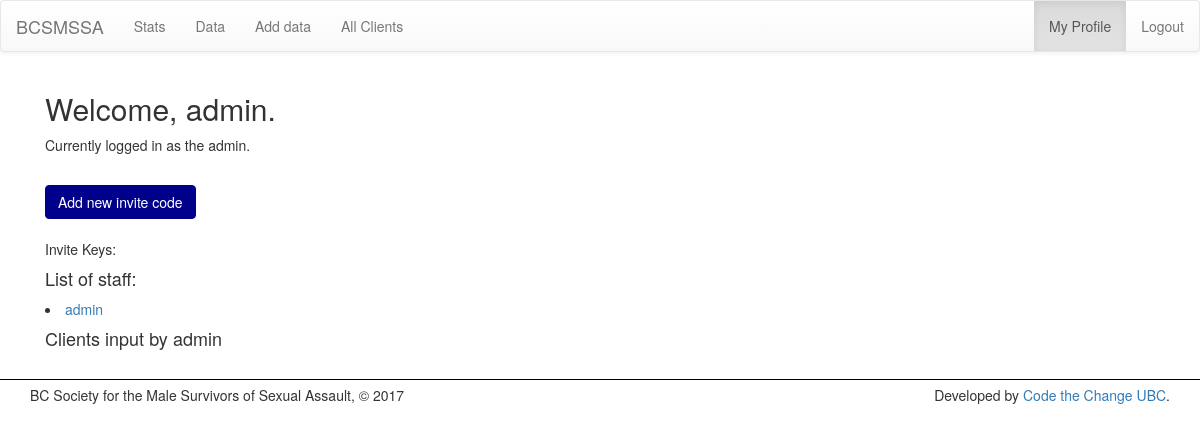
The app's page /profile/ (signed in), older data.
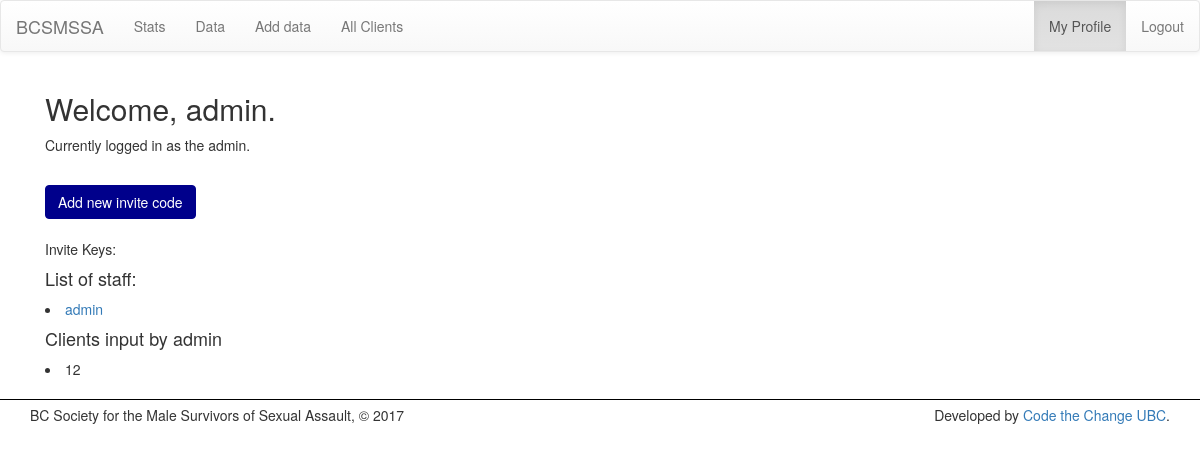
The same page, newer data.
### stats/models.py (models this page shows, shortened)
class Client( models.Model ):
    user = models.ForeignKey(User, null=True, default=None, on_delete=models.SET_DEFAULT, verbose_name="Input by User")
    client_number       = models.IntegerField(verbose_name="Client Number", unique=True)
    date_of_birth       = models.DateField('Date of Birth (yyyy-mm-dd)')
    age                 = models.IntegerField(null=True, blank=True, default=None, verbose_name="Age at time of visit")
    number_of_abuses    = models.IntegerField(null=True, blank=True, default=None, verbose_name="Number of Abuses")

### stats/views.py (the view)
# urls.py: url(r'^profile/$', views.profile, name='profile'),
@login_required
def profile(request):
    data = {}
    if request.user.is_superuser:
        keys = InviteKey.objects.all()
        data['keys'] = keys
        data['users'] = User.objects.all()
    return render(request, 'stats/profile.html', data)

### stats/templates/stats/profile.html (shortened to what this page needs)
{% extends 'stats/base.html' %}
{% load static %}
{% block body %}
<div class='container profile-page'>
    <h2>Welcome, {{ user.username }}.</h2>
        {% if user.is_superuser %}
            <p>Currently logged in as the admin.</p><br>
            <button id="addkeybtn" class='btn'>Add new invite code</button>
            <br><br>
            <p>Invite Keys:</p>
        {% endif %}
        <h4>List of staff:</h4>
        {% for u in users %}
            <li><a href="/profile/{{ u.username }}">{{ u.username }}</a></li>
        {% endfor %}
        <h4>Clients input by {{ user.username }}</h4>
        {% for client in user.client_set.all %}
            <li>{{ client.client_number }}</li>
        {% endfor %}
</div>
{% endblock %}

Row changes from the older to the newer data that the page shows:
added Client: client_number "12"
